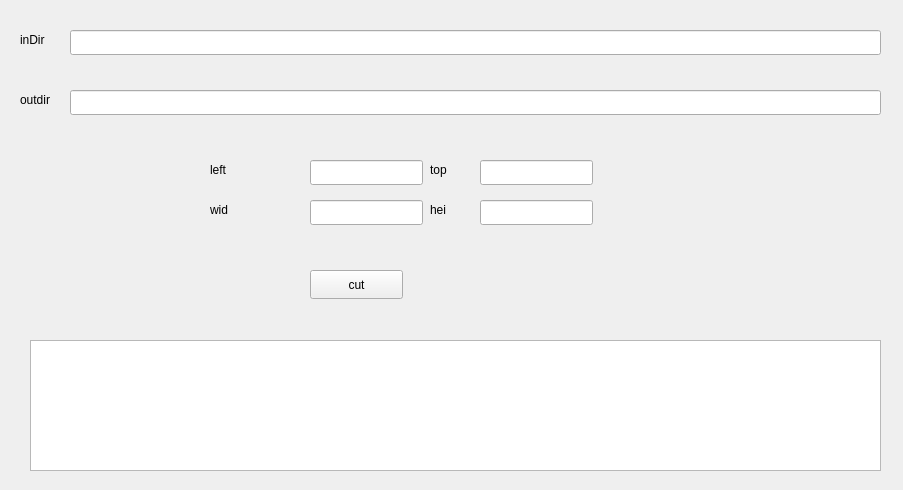
<?xml version="1.0" encoding="UTF-8"?>
<ui version="4.0">
 <class>Widget</class>
 <widget class="QWidget" name="Widget">
  <property name="geometry">
   <rect>
    <x>0</x>
    <y>0</y>
    <width>903</width>
    <height>490</height>
   </rect>
  </property>
  <property name="windowTitle">
   <string>qBatchCutROI</string>
  </property>
  <widget class="QPushButton" name="pushButton_cut">
   <property name="geometry">
    <rect>
     <x>310</x>
     <y>270</y>
     <width>93</width>
     <height>29</height>
    </rect>
   </property>
   <property name="text">
    <string>cut</string>
   </property>
  </widget>
  <widget class="QLineEdit" name="lineEdit_inDir">
   <property name="geometry">
    <rect>
     <x>70</x>
     <y>30</y>
     <width>811</width>
     <height>25</height>
    </rect>
   </property>
  </widget>
  <widget class="QLabel" name="label_inDir">
   <property name="geometry">
    <rect>
     <x>20</x>
     <y>30</y>
     <width>69</width>
     <height>20</height>
    </rect>
   </property>
   <property name="text">
    <string>inDir</string>
   </property>
  </widget>
  <widget class="QLineEdit" name="lineEdit_outdir">
   <property name="geometry">
    <rect>
     <x>70</x>
     <y>90</y>
     <width>811</width>
     <height>25</height>
    </rect>
   </property>
  </widget>
  <widget class="QLabel" name="label_outdir">
   <property name="geometry">
    <rect>
     <x>20</x>
     <y>90</y>
     <width>69</width>
     <height>20</height>
    </rect>
   </property>
   <property name="text">
    <string>outdir</string>
   </property>
  </widget>
  <widget class="QLineEdit" name="lineEdit_left">
   <property name="geometry">
    <rect>
     <x>310</x>
     <y>160</y>
     <width>113</width>
     <height>25</height>
    </rect>
   </property>
  </widget>
  <widget class="QLabel" name="label_left">
   <property name="geometry">
    <rect>
     <x>210</x>
     <y>160</y>
     <width>69</width>
     <height>20</height>
    </rect>
   </property>
   <property name="text">
    <string>left</string>
   </property>
  </widget>
  <widget class="QLabel" name="label_top">
   <property name="geometry">
    <rect>
     <x>430</x>
     <y>160</y>
     <width>69</width>
     <height>20</height>
    </rect>
   </property>
   <property name="text">
    <string>top</string>
   </property>
  </widget>
  <widget class="QLabel" name="label_wid">
   <property name="geometry">
    <rect>
     <x>210</x>
     <y>200</y>
     <width>69</width>
     <height>20</height>
    </rect>
   </property>
   <property name="text">
    <string>wid</string>
   </property>
  </widget>
  <widget class="QLabel" name="label_hei">
   <property name="geometry">
    <rect>
     <x>430</x>
     <y>200</y>
     <width>69</width>
     <height>20</height>
    </rect>
   </property>
   <property name="text">
    <string>hei</string>
   </property>
  </widget>
  <widget class="QLineEdit" name="lineEdit_top">
   <property name="geometry">
    <rect>
     <x>480</x>
     <y>160</y>
     <width>113</width>
     <height>25</height>
    </rect>
   </property>
  </widget>
  <widget class="QLineEdit" name="lineEdit_wid">
   <property name="geometry">
    <rect>
     <x>310</x>
     <y>200</y>
     <width>113</width>
     <height>25</height>
    </rect>
   </property>
  </widget>
  <widget class="QLineEdit" name="lineEdit_hei">
   <property name="geometry">
    <rect>
     <x>480</x>
     <y>200</y>
     <width>113</width>
     <height>25</height>
    </rect>
   </property>
  </widget>
  <widget class="QPlainTextEdit" name="plainTextEdit">
   <property name="geometry">
    <rect>
     <x>30</x>
     <y>340</y>
     <width>851</width>
     <height>131</height>
    </rect>
   </property>
  </widget>
 </widget>
 <resources/>
 <connections/>
</ui>
